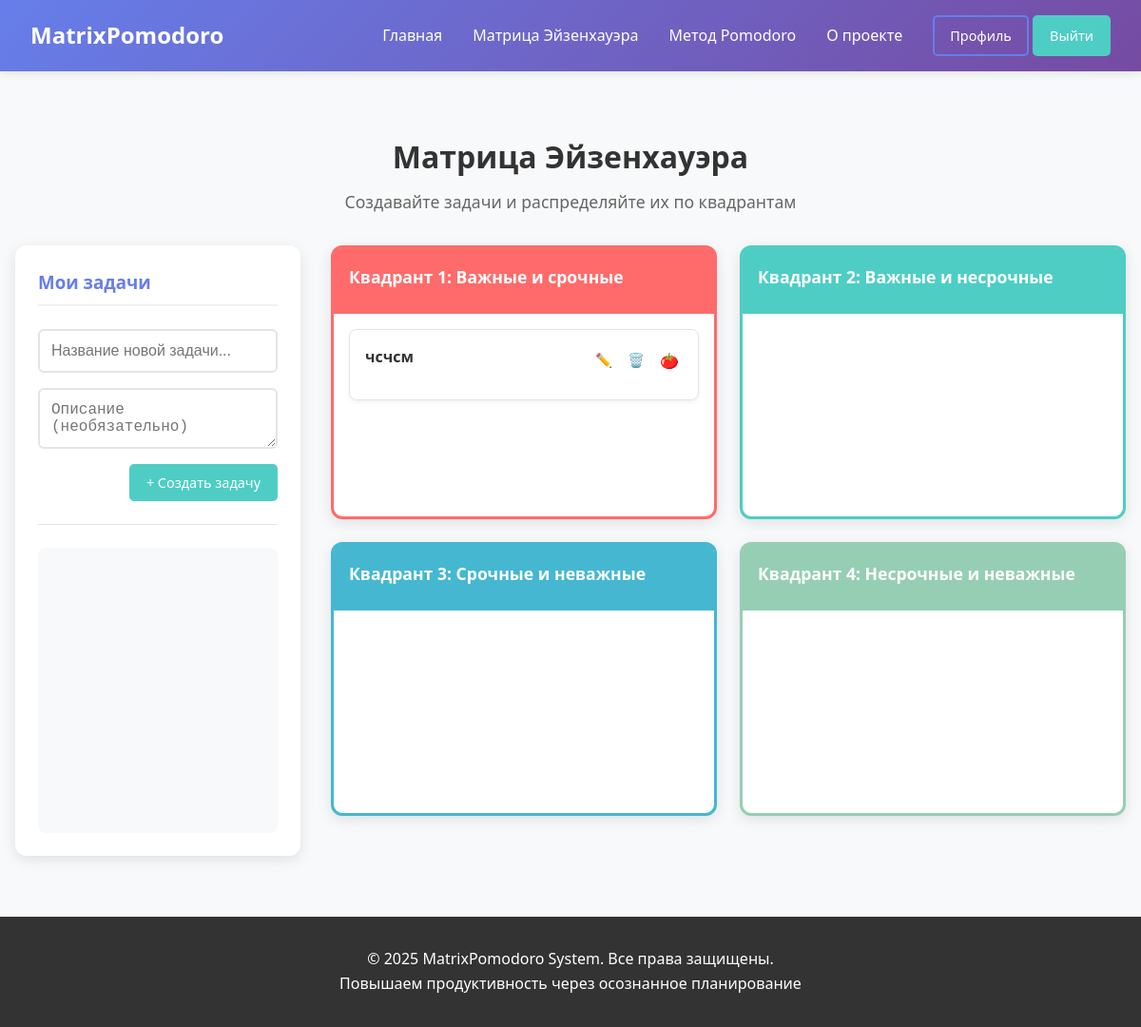
The app's page /tasks/matrix/ (signed in), older data.
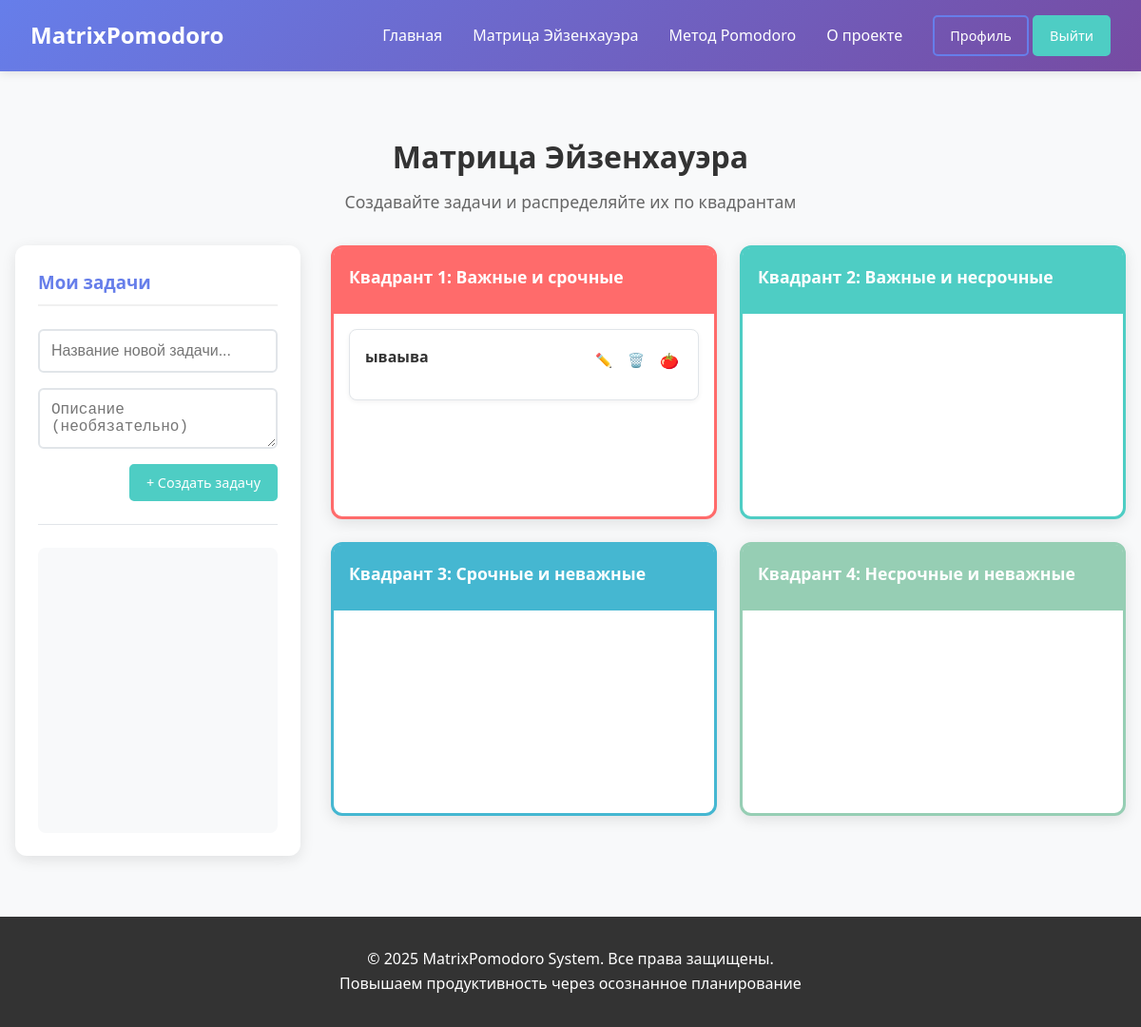
The same page, newer data.
### tasks/models.py (models this page shows, shortened)
class EisenhowerQuadrant(models.Model):
    name = models.CharField(max_length=100, verbose_name="Название квадранта")
    description = models.TextField(verbose_name="Описание")
    priority_order = models.IntegerField(verbose_name="Порядок отображения (1-4)")
    color_code = models.CharField(max_length=7, default='#FFFFFF', verbose_name="Цвет (HEX)")
    icon = models.CharField(max_length=50, blank=True, verbose_name="Иконка")
    class Meta:
        verbose_name = "Квадрант Эйзенхауэра"
        verbose_name_plural = "Квадранты Эйзенхауэра"
        ordering = ['priority_order']

class Task(models.Model):
    STATUS_CHOICES = [
        ('active', 'Активная'),
        ('completed', 'Завершена'),
        ('cancelled', 'Отменена'),
    ]
    user = models.ForeignKey(User, on_delete=models.CASCADE, verbose_name="Пользователь")
    quadrant = models.ForeignKey(EisenhowerQuadrant, on_delete=models.PROTECT,
                                 verbose_name="Квадрант", null=True, blank=True)
    title = models.CharField(max_length=200, verbose_name="Заголовок")
    description = models.TextField(blank=True, verbose_name="Описание")
    status = models.CharField(max_length=10, choices=STATUS_CHOICES, default='active', verbose_name="Статус")
    display_order = models.PositiveIntegerField(default=0, verbose_name="Порядок отображения")
    priority = models.PositiveIntegerField(default=1, verbose_name="Приоритет (1-10)")
    due_date = models.DateTimeField(null=True, blank=True, verbose_name="Срок выполнения")
    estimated_pomodoros = models.PositiveIntegerField(default=1, verbose_name="Планируемое количество Pomodoro")
    completed_pomodoros = models.PositiveIntegerField(default=0, verbose_name="Выполнено Pomodoro")
    created_at = models.DateTimeField(auto_now_add=True)
    updated_at = models.DateTimeField(auto_now=True)
    completed_at = models.DateTimeField(null=True, blank=True, verbose_name="Фактическое время выполнения")
    class Meta:
        verbose_name = "Задача"
        verbose_name_plural = "Задачи"
        ordering = ['quadrant__priority_order', 'display_order', 'created_at']

### tasks/views.py (the view, shortened to what this page needs)
# urls.py: path('matrix/', views.matrix_view, name='matrix'),
@login_required
def matrix_view(request):
    quadrants = EisenhowerQuadrant.objects.all().order_by('priority_order')
    unassigned_tasks = Task.objects.filter(
        user=request.user,
        quadrant__isnull=True,
        status='active'
    ).order_by('created_at')
    tasks_with_quadrants = Task.objects.filter(
        user=request.user,
        quadrant__isnull=False,
        status='active'
    ).order_by('quadrant__priority_order', 'display_order', 'created_at')
    context = {
        'quadrants': quadrants,
        'unassigned_tasks': unassigned_tasks,
        'tasks': tasks_with_quadrants,
    }
    return render(request, 'tasks/eisenhower_matrix.html', context)

### tasks/templates/tasks/eisenhower_matrix.html (shortened to what this page needs)
{% extends 'core/base.html' %}
{% load static %}
{% block extra_css %}
<link rel="stylesheet" href="{% static 'tasks/css/matrix.css' %}">
{% endblock %}
{% block content %}
<div class="matrix-container">
    <div class="matrix-header">
        <h1>Матрица Эйзенхауэра</h1>
        <p>Создавайте задачи и распределяйте их по квадрантам</p>
    </div>
    <div class="matrix-layout">
        <div class="tasks-sidebar">
            <h3>Мои задачи</h3>
            <div class="create-task-form">
                <form id="task-form" method="POST" action="{% url 'tasks:matrix' %}">
                    <div class="form-group">
                        <input type="text" name="title" id="task-title-input" class="form-control"
                               placeholder="Название новой задачи..." required>
                    </div>
                    <div class="form-group">
                        <textarea name="description" id="task-description-input" class="form-control"
                                  placeholder="Описание (необязательно)" rows="2"></textarea>
                    </div>
                    <div class="form-actions">
                        <button type="submit" class="btn btn-primary" id="create-task-btn">
                            + Создать задачу
                        </button>
                    </div>
                </form>
            </div>
            <div class="tasks-list" id="tasks-list">
            </div>
        </div>
        <div class="matrix-main">
            <div class="eisenhower-matrix">
                {% for quadrant in quadrants %}
                <div class="quadrant" style="border-color: {{ quadrant.color_code }};">
                    <div class="quadrant-header" style="background-color: {{ quadrant.color_code }};">
                        <h3>{{ quadrant.name }}</h3>
                    </div>
                    <div class="tasks-container"
                         id="quadrant-{{ quadrant.id }}"
                         data-quadrant-id="{{ quadrant.id }}">
                        {% for task in tasks %}
                            {% if task.quadrant_id == quadrant.id %}
                            <div class="task-card"
                                 data-task-id="{{ task.id }}"
                                 draggable="true">
                                <div class="task-header">
                                    <h4 class="task-title">{{ task.title }}</h4>
                                    <div class="task-actions">
                                        <button class="btn-edit" data-task-id="{{ task.id }}">✏️</button>
                                        <button class="btn-delete" data-task-id="{{ task.id }}">🗑️</button>
                                        <a href="{% url 'pomodoro:task_detail' task.id %}"
                                           class="btn-pomodoro"
                                           title="Выполнять с Pomodoro">
                                            🍅
                                        </a>
                                    </div>
                                </div>
                            </div>
                            {% endif %}
                        {% endfor %}
                    </div>
                </div>
                {% endfor %}
            </div>
        </div>
    </div>
</div>
{% endblock %}

Row changes from the older to the newer data that the page shows:
changed EisenhowerQuadrant "Квадрант 1: Важные и срочные": loses Task (title "чсчсм")
added Task: title "ываыва", shown under EisenhowerQuadrant "Квадрант 1: Важные и срочные"
